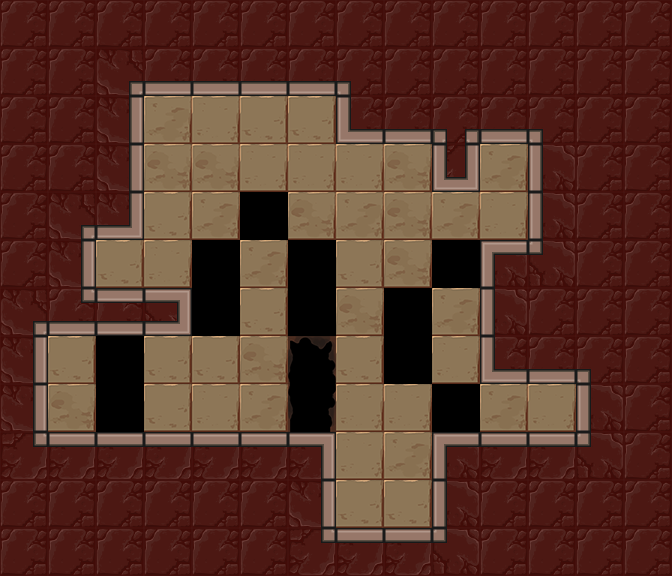

Rendered tile map (Tiled .tmx) drawn with the repository's tilesets; below, a short description and the map source with its tile grids summarised:
An orthogonal 14x12 tile map with 48x48 px tiles, 3 tile layers (Floor, Holes, Walls), 7 tilesets and 22 objects (7x mirror, lightSwitch, lightOrb, player_start, exit).

<map version="1.0" orientation="orthogonal" renderorder="right-down" width="14" height="12" tilewidth="48" tileheight="48" nextobjectid="226">
 <tileset firstgid="1" name="walls" tilewidth="48" tileheight="48" tilecount="42">
  <image source="../../images/kongregate_release/wall_sheet.png" width="336" height="288" />
 </tileset>
 <tileset firstgid="43" name="exit" tilewidth="48" tileheight="48" tilecount="12">
  <image source="../../images/kongregate_release/gate_sheet.png" width="192" height="144" />
 </tileset>
 <tileset firstgid="55" name="floors" tilewidth="48" tileheight="48" tilecount="4">
  <image source="../../images/kongregate_release/floor_sheet.png" width="192" height="48" />
 </tileset>
 <tileset firstgid="59" name="holes" tilewidth="48" tileheight="48" tilecount="24">
  <image source="../../images/kongregate_release/hole_sheet.png" width="288" height="192" />
 </tileset>
 <tileset firstgid="83" name="mirrors" tilewidth="48" tileheight="48" tilecount="4">
  <image source="../../images/kongregate_release/mirror_sheet.png" width="96" height="96" />
 </tileset>
 <tileset firstgid="87" name="orb_sheet" tilewidth="48" tileheight="48" tilecount="9">
  <image source="../../images/kongregate_release/orb_sheet.png" width="144" height="144" />
 </tileset>
 <tileset firstgid="96" name="glass_wall_sheet" tilewidth="48" tileheight="48" tilecount="42">
  <image source="../../images/kongregate_release/glass_wall_sheet.png" width="336" height="288" />
 </tileset>
 <layer name="Floor" width="14" height="12">
  <properties>
   <property name="tileset" value="floors" />
  </properties>
  <data>[168 cells, 44 non-empty, 4 distinct tile ids]</data>
 </layer>
 <layer name="Holes" width="14" height="12">
  <properties>
   <property name="tileset" value="holes" />
  </properties>
  <data>[168 cells, 3 non-empty, 3 distinct tile ids]</data>
 </layer>
 <layer name="Walls" width="14" height="12">
  <properties>
   <property name="tileset" value="walls" />
  </properties>
  <data>[168 cells, 111 non-empty, 18 distinct tile ids]</data>
 </layer>
 <objectgroup name="Objects" visible="0" />
 <objectgroup name="glasswall">
  <object id="209" gid="96" x="192" y="288" width="48" height="48" />
  <object id="210" gid="96" x="192" y="336" width="48" height="48" />
  <object id="211" gid="96" x="288" y="288" width="48" height="48" />
  <object id="212" gid="96" x="288" y="336" width="48" height="48" />
  <object id="213" gid="96" x="240" y="240" width="48" height="48" />
  <object id="219" gid="96" x="96" y="384" width="48" height="48" />
  <object id="220" gid="96" x="96" y="432" width="48" height="48" />
  <object id="221" gid="96" x="384" y="336" width="48" height="48" />
  <object id="222" gid="96" x="384" y="384" width="48" height="48" />
  <object id="223" gid="96" x="432" y="288" width="48" height="48" />
  <object id="225" gid="96" x="432" y="432" width="48" height="48" />
 </objectgroup>
 <objectgroup name="Mirrors">
  <object id="180" type="mirror" gid="3221225556" x="432" y="336" width="48" height="48">
   <properties>
    <property name="sides" value="1" />
   </properties>
  </object>
  <object id="207" type="mirror" gid="84" x="240" y="336" width="48" height="48">
   <properties>
    <property name="sides" value="1" />
   </properties>
  </object>
  <object id="208" type="mirror" gid="3221225556" x="240" y="288" width="48" height="48">
   <properties>
    <property name="sides" value="1" />
   </properties>
  </object>
  <object id="214" type="mirror" gid="84" x="336" y="480" width="48" height="48">
   <properties>
    <property name="sides" value="1" />
   </properties>
  </object>
  <object id="215" type="mirror" gid="2147483732" x="432" y="384" width="48" height="48">
   <properties>
    <property name="sides" value="1" />
   </properties>
  </object>
  <object id="216" type="mirror" gid="1073741908" x="48" y="384" width="48" height="48">
   <properties>
    <property name="sides" value="1" />
   </properties>
  </object>
  <object id="217" type="mirror" gid="84" x="48" y="432" width="48" height="48">
   <properties>
    <property name="sides" value="1" />
   </properties>
  </object>
 </objectgroup>
 <objectgroup name="Light">
  <object id="130" type="lightSwitch" gid="87" x="528" y="432" width="48" height="48" />
  <object id="131" type="lightOrb" gid="91" x="96" y="288" width="48" height="48">
   <properties>
    <property name="direction" value="16" />
   </properties>
  </object>
 </objectgroup>
 <objectgroup color="#141ba4" name="player_start">
  <object id="132" type="player_start" x="336" y="480" width="48" height="48">
   <properties>
    <property name="direction_facing" value="16" />
    <property name="initial_zoom" value="0.7" />
   </properties>
  </object>
 </objectgroup>
 <objectgroup color="#71a400" name="Exit">
  <object id="133" type="exit" gid="43" x="480" y="192" width="48" height="48" />
 </objectgroup>
</map>
